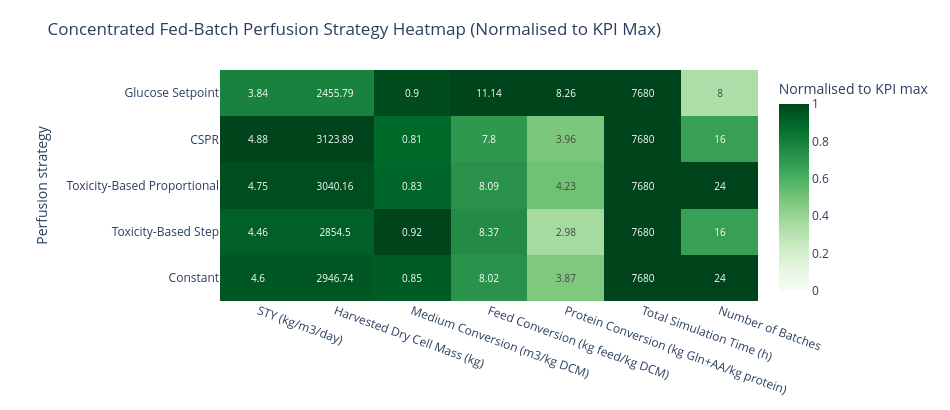

The cell this chart's notebook holds for it:
### Code cell
# Concentrated fed-batch perfusion strategy heatmap
fig_cf_heat, cf_heat_raw, cf_heat_norm = build_strategy_heatmap("concentrated_fedbatch")
fig_cf_heat.show()

SAVE_FIG = False
if SAVE_FIG:
    out_svg = NOTEBOOK_DIR / STRATEGY_HEATMAP_CONFIG["concentrated_fedbatch"]["output_name"]
    save_figure_svg(fig_cf_heat, out_svg, width=950, height=max(360, 110 + 60 * len(cf_heat_raw.index)))
    print(f"Saved: {out_svg.name}")

### Figure 1 — Plotly figure (JSON) as saved in the notebook; plotly's stock layout.template omitted (floating-point values rounded to 4 significant figures)
{"data": [{"colorbar": {"title": {"text": "Normalised to KPI max"}}, "colorscale": [[0, "rgb(247,252,245)"], [0.125, "rgb(229,245,224)"], [0.25, "rgb(199,233,192)"], [0.375, "rgb(161,217,155)"], [0.5, "rgb(116,196,118)"], [0.625, "rgb(65,171,93)"], [0.75, "rgb(35,139,69)"], [0.875, "rgb(0,109,44)"], [1, "rgb(0,68,27)"]], "customdata": [[4.604, 2947.0, 0.8545, 8.024, 3.871, 7680.0, 24.0], [4.46, 2854.0, 0.921, 8.367, 2.984, 7680.0, 16.0], [4.75, 3040.0, 0.8251, 8.091, 4.23, 7680.0, 24.0], [4.881, 3124.0, 0.8147, 7.796, 3.958, 7680.0, 16.0], [3.837, 2456.0, 0.8994, 11.14, 8.257, 7680.0, 8.0]], "hovertemplate": "<b>%{y}</b><br>%{x}<br>Normalised score: %{z:.3f}<br>Mean raw value: %{customdata:.4g}<extra></extra>", "text": [["4.6", "2946.74", "0.85", "8.02", "3.87", "7680", "24"], ["4.46", "2854.5", "0.92", "8.37", "2.98", "7680", "16"], ["4.75", "3040.16", "0.83", "8.09", "4.23", "7680", "24"], ["4.88", "3123.89", "0.81", "7.8", "3.96", "7680", "16"], ["3.84", "2455.79", "0.9", "11.14", "8.26", "7680", "8"]], "textfont": {"size": 10}, "texttemplate": "%{text}", "type": "heatmap", "x": ["STY (kg/m3/day)", "Harvested Dry Cell Mass (kg)", "Medium Conversion (m3/kg DCM)", "Feed Conversion (kg feed/kg DCM)", "Protein Conversion (kg Gln+AA/kg protein)", "Total Simulation Time (h)", "Number of Batches"], "y": ["Constant", "Toxicity-Based Step", "Toxicity-Based Proportional", "CSPR", "Glucose Setpoint"], "z": [[0.9433, 0.9433, 0.9278, 0.7204, 0.4688, 1.0, 1.0], [0.9138, 0.9138, 1.0, 0.7512, 0.3614, 1.0, 0.6667], [0.9732, 0.9732, 0.8959, 0.7264, 0.5123, 1.0, 1.0], [1.0, 1.0, 0.8845, 0.6999, 0.4794, 1.0, 0.6667], [0.7861, 0.7861, 0.9766, 1.0, 1.0, 1.0, 0.3333]], "zmax": 1, "zmin": 0}], "layout": {"height": 410, "margin": {"b": 70, "l": 220, "r": 40, "t": 70}, "title": {"text": "Concentrated Fed-Batch Perfusion Strategy Heatmap (Normalised to KPI Max)"}, "width": 950, "xaxis": {"tickangle": 20}, "yaxis": {"title": {"text": "Perfusion strategy"}}}}
